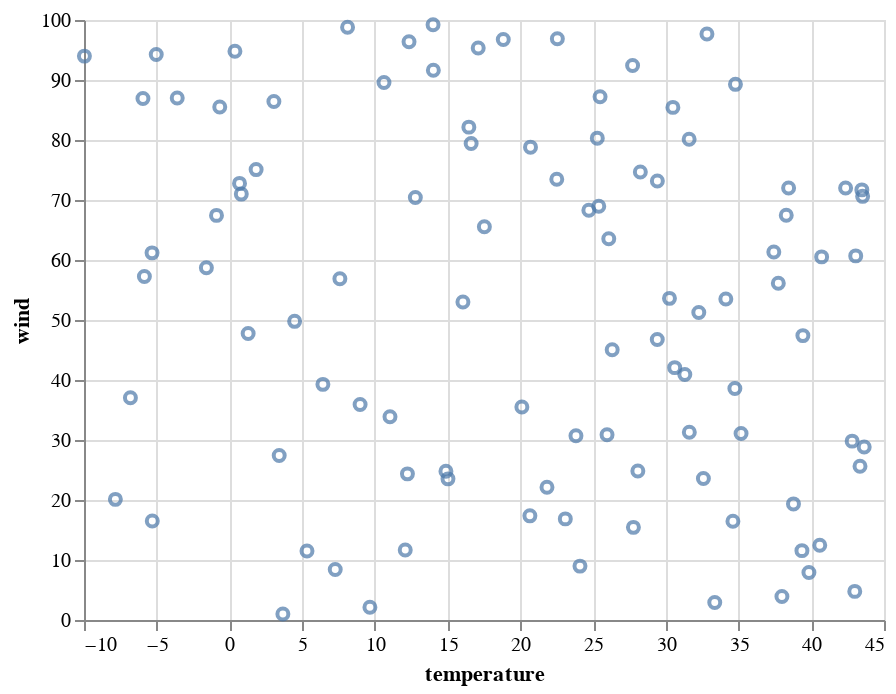

The notebook cell this image was saved under:
### Code cell
base = alt.Chart(df)
point = base.mark_point().encode(
    x=alt.X(field='temperature', 
            type='quantitative', 
            scale=alt.Scale(type='linear')),
    y=alt.Y(field='wind',
            type='quantitative', 
            scale=alt.Scale(type='linear')),
)
display_chart(point)

### Figure 1 — Vega-Lite specification as saved in the notebook (floating-point values rounded to 4 significant figures)
{"config": {"view": {"continuousWidth": 400, "continuousHeight": 300}}, "data": {"name": "data-80b0e930866eee6a77413fd6e0890a78"}, "mark": "point", "encoding": {"x": {"field": "temperature", "scale": {"type": "linear"}, "type": "quantitative"}, "y": {"field": "wind", "scale": {"type": "linear"}, "type": "quantitative"}}, "$schema": "https://vega.github.io/schema/vega-lite/v4.17.0.json", "datasets": {"data-80b0e930866eee6a77413fd6e0890a78": [{"temperature": 39.36, "wind": 11.56, "precipitation": 88.42, "condition": "fog"}, {"temperature": -5.947, "wind": 86.91, "precipitation": 70.56, "condition": "rain"}, {"temperature": 32.83, "wind": 97.66, "precipitation": 82.66, "condition": "sun"}, {"temperature": 17.53, "wind": 65.53, "precipitation": 53.86, "condition": "snow"}, {"temperature": -6.809, "wind": 37.03, "precipitation": 93.87, "condition": "drizzle"}, {"temperature": 42.36, "wind": 72.01, "precipitation": 40.66, "condition": "sun"}, {"temperature": 12.24, "wind": 24.36, "precipitation": 83.89, "condition": "sun"}, {"temperature": 42.81, "wind": 29.81, "precipitation": 71.55, "condition": "sun"}, {"temperature": 22.54, "wind": 96.88, "precipitation": 57.21, "condition": "rain"}, {"temperature": 22.5, "wind": 73.46, "precipitation": 18.48, "condition": "fog"}, {"temperature": 20.7, "wind": 78.81, "precipitation": 82.06, "condition": "drizzle"}, {"temperature": 25.29, "wind": 80.31, "precipitation": 22.37, "condition": "sun"}, {"temperature": 38.28, "wind": 67.47, "precipitation": 20.74, "condition": "snow"}, {"temperature": 3.673, "wind": 1.012, "precipitation": 18.16, "condition": "fog"}, {"temperature": 43.06, "wind": 60.68, "precipitation": 57.77, "condition": "drizzle"}, {"temperature": 32.27, "wind": 51.25, "precipitation": 82.37, "condition": "sun"}, {"temperature": 20.65, "wind": 17.36, "precipitation": 61.86, "condition": "snow"}, {"temperature": 7.592, "wind": 56.88, "precipitation": 63.84, "condition": "drizzle"}, {"temperature": 34.13, "wind": 53.5, "precipitation": 39.9, "condition": "drizzle"}, {"temperature": 43.35, "wind": 25.61, "precipitation": 80.37, "condition": "sun"}, {"temperature": -0.6671, "wind": 85.49, "precipitation": 74.2, "condition": "fog"}, {"temperature": 27.72, "wind": 92.4, "precipitation": 35.46, "condition": "sun"}, {"temperature": 42.99, "wind": 4.767, "precipitation": 78.85, "condition": "drizzle"}, {"temperature": 12.78, "wind": 70.43, "precipitation": 32.2, "condition": "rain"}, {"temperature": 12.35, "wind": 96.38, "precipitation": 58.32, "condition": "drizzle"}, {"temperature": 16.62, "wind": 79.43, "precipitation": 13.0, "condition": "drizzle"}, {"temperature": 37.42, "wind": 61.35, "precipitation": 43.78, "condition": "rain"}, {"temperature": 4.48, "wind": 49.78, "precipitation": 50.7, "condition": "drizzle"}, {"temperature": 24.1, "wind": 8.979, "precipitation": 30.64, "condition": "sun"}, {"temperature": -5.322, "wind": 61.19, "precipitation": 31.59, "condition": "snow"}, {"temperature": 9.657, "wind": 2.137, "precipitation": 57.55, "condition": "rain"}, {"temperature": 23.09, "wind": 16.85, "precipitation": 49.38, "condition": "snow"}, {"temperature": -0.8911, "wind": 67.44, "precipitation": 44.01, "condition": "drizzle"}, {"temperature": 38.78, "wind": 19.35, "precipitation": 18.48, "condition": "snow"}, {"temperature": 3.421, "wind": 27.41, "precipitation": 32.85, "condition": "fog"}, {"temperature": -5.033, "wind": 94.26, "precipitation": 43.46, "condition": "fog"}, {"temperature": -9.971, "wind": 93.98, "precipitation": 74.78, "condition": "sun"}, {"temperature": 14.88, "wind": 24.79, "precipitation": 51.2, "condition": "drizzle"}, {"temperature": 14.02, "wind": 91.63, "precipitation": 99.5, "condition": "sun"}, {"temperature": 31.31, "wind": 40.9, "precipitation": 74.89, "condition": "rain"}, {"temperature": 30.61, "wind": 42.06, "precipitation": 69.68, "condition": "snow"}, {"temperature": 34.75, "wind": 38.58, "precipitation": 67.83, "condition": "sun"}, {"temperature": 8.121, "wind": 98.8, "precipitation": 21.13, "condition": "drizzle"}, {"temperature": 21.83, "wind": 22.12, "precipitation": 79.23, "condition": "fog"}, {"temperature": 37.98, "wind": 3.931, "precipitation": 14.59, "condition": "rain"}, {"temperature": 25.96, "wind": 30.88, "precipitation": 81.57, "condition": "rain"}, {"temperature": 35.17, "wind": 31.08, "precipitation": 24.19, "condition": "rain"}, {"temperature": 33.36, "wind": 2.925, "precipitation": 12.16, "condition": "fog"}, {"temperature": -3.59, "wind": 86.99, "precipitation": 2.364, "condition": "drizzle"}, {"temperature": 43.53, "wind": 70.61, "precipitation": 66.95, "condition": "rain"}, {"temperature": 1.834, "wind": 75.07, "precipitation": 53.69, "condition": "sun"}, {"temperature": 43.48, "wind": 71.69, "precipitation": 31.73, "condition": "sun"}, {"temperature": 24.71, "wind": 68.3, "precipitation": 20.5, "condition": "snow"}, {"temperature": 16.05, "wind": 53.0, "precipitation": 11.69, "condition": "fog"}, {"temperature": 28.08, "wind": 24.84, "precipitation": 7.757, "condition": "fog"}, {"temperature": 26.31, "wind": 45.03, "precipitation": 31.41, "condition": "fog"}, {"temperature": 25.48, "wind": 87.22, "precipitation": 13.97, "condition": "snow"}, {"temperature": 11.04, "wind": 33.86, "precipitation": 38.97, "condition": "rain"}, {"temperature": 0.8142, "wind": 70.99, "precipitation": 19.27, "condition": "drizzle"}, {"temperature": 25.39, "wind": 68.95, "precipitation": 93.12, "condition": "fog"}, {"temperature": 27.77, "wind": 15.44, "precipitation": 5.294, "condition": "sun"}, {"temperature": 3.055, "wind": 86.43, "precipitation": 2.625, "condition": "rain"}, {"temperature": 39.42, "wind": 47.4, "precipitation": 41.73, "condition": "rain"}, {"temperature": 31.62, "wind": 31.29, "precipitation": 61.66, "condition": "snow"}, {"temperature": 37.73, "wind": 56.11, "precipitation": 81.92, "condition": "fog"}, {"temperature": 29.41, "wind": 46.76, "precipitation": 32.18, "condition": "snow"}, {"temperature": -5.305, "wind": 16.51, "precipitation": 40.73, "condition": "fog"}, {"temperature": 28.25, "wind": 74.65, "precipitation": 8.992, "condition": "drizzle"}, {"temperature": 40.71, "wind": 60.52, "precipitation": 5.486, "condition": "rain"}, {"temperature": 1.286, "wind": 47.74, "precipitation": 77.71, "condition": "drizzle"}, {"temperature": 14.0, "wind": 99.21, "precipitation": 14.9, "condition": "drizzle"}, {"temperature": 18.83, "wind": 96.75, "precipitation": 62.15, "condition": "rain"}, {"temperature": 17.1, "wind": 95.33, "precipitation": 1.769, "condition": "rain"}, {"temperature": 31.6, "wind": 80.13, "precipitation": 19.25, "condition": "drizzle"}, {"temperature": 7.272, "wind": 8.417, "precipitation": 24.49, "condition": "drizzle"}, {"temperature": 6.425, "wind": 39.27, "precipitation": 59.18, "condition": "sun"}, {"temperature": 0.3765, "wind": 94.78, "precipitation": 28.64, "condition": "fog"}, {"temperature": 29.42, "wind": 73.16, "precipitation": 36.38, "condition": "fog"}, {"temperature": 32.58, "wind": 23.57, "precipitation": 21.79, "condition": "sun"}, {"temperature": 40.58, "wind": 12.47, "precipitation": 33.05, "condition": "fog"}, {"temperature": 15.02, "wind": 23.52, "precipitation": 0.5866, "condition": "rain"}, {"temperature": -1.586, "wind": 58.71, "precipitation": 23.7, "condition": "fog"}, {"temperature": 39.84, "wind": 7.925, "precipitation": 73.28, "condition": "snow"}, {"temperature": 30.25, "wind": 53.6, "precipitation": 76.64, "condition": "sun"}, {"temperature": 12.09, "wind": 11.68, "precipitation": 21.31, "condition": "drizzle"}, {"temperature": 20.1, "wind": 35.51, "precipitation": 99.12, "condition": "snow"}, {"temperature": 34.61, "wind": 16.45, "precipitation": 76.58, "condition": "sun"}, {"temperature": 5.33, "wind": 11.49, "precipitation": 23.61, "condition": "rain"}, {"temperature": 10.62, "wind": 89.58, "precipitation": 17.9, "condition": "rain"}, {"temperature": 16.46, "wind": 82.14, "precipitation": 50.53, "condition": "drizzle"}, {"temperature": 30.49, "wind": 85.43, "precipitation": 99.73, "condition": "sun"}, {"temperature": -7.843, "wind": 20.1, "precipitation": 8.5, "condition": "drizzle"}, {"temperature": 23.82, "wind": 30.71, "precipitation": 91.23, "condition": "snow"}, {"temperature": 43.64, "wind": 28.82, "precipitation": 99.71, "condition": "fog"}, {"temperature": 8.982, "wind": 35.92, "precipitation": 91.12, "condition": "fog"}, {"temperature": 26.08, "wind": 63.54, "precipitation": 90.1, "condition": "sun"}, {"temperature": 38.44, "wind": 71.99, "precipitation": 21.22, "condition": "rain"}, {"temperature": 34.79, "wind": 89.27, "precipitation": 41.2, "condition": "sun"}, {"temperature": -5.848, "wind": 57.24, "precipitation": 64.23, "condition": "rain"}, {"temperature": 0.6933, "wind": 72.77, "precipitation": 62.22, "condition": "drizzle"}]}}
